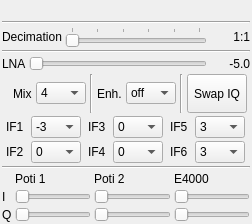
<?xml version="1.0" encoding="UTF-8"?>
<ui version="4.0">
 <class>OsmoSDRGui</class>
 <widget class="QWidget" name="OsmoSDRGui">
  <property name="geometry">
   <rect>
    <x>0</x>
    <y>0</y>
    <width>252</width>
    <height>224</height>
   </rect>
  </property>
  <property name="windowTitle">
   <string>OsmoSDR</string>
  </property>
  <layout class="QVBoxLayout" name="verticalLayout">
   <property name="spacing">
    <number>3</number>
   </property>
   <property name="margin">
    <number>2</number>
   </property>
   <item>
    <layout class="QHBoxLayout" name="horizontalLayout_3">
     <item>
      <spacer name="horizontalSpacer">
       <property name="orientation">
        <enum>Qt::Horizontal</enum>
       </property>
       <property name="sizeHint" stdset="0">
        <size>
         <width>0</width>
         <height>0</height>
        </size>
       </property>
      </spacer>
     </item>
     <item>
      <widget class="ValueDial" name="centerFrequency" native="true">
       <property name="sizePolicy">
        <sizepolicy hsizetype="Maximum" vsizetype="Maximum">
         <horstretch>0</horstretch>
         <verstretch>0</verstretch>
        </sizepolicy>
       </property>
       <property name="minimumSize">
        <size>
         <width>32</width>
         <height>16</height>
        </size>
       </property>
       <property name="font">
        <font>
         <family>Monospace</family>
         <pointsize>20</pointsize>
        </font>
       </property>
       <property name="focusPolicy">
        <enum>Qt::StrongFocus</enum>
       </property>
       <property name="toolTip">
        <string>Tuner center frequency in kHz</string>
       </property>
      </widget>
     </item>
     <item>
      <spacer name="horizontalSpacer_2">
       <property name="orientation">
        <enum>Qt::Horizontal</enum>
       </property>
       <property name="sizeHint" stdset="0">
        <size>
         <width>0</width>
         <height>0</height>
        </size>
       </property>
      </spacer>
     </item>
    </layout>
   </item>
   <item>
    <widget class="Line" name="line_4">
     <property name="orientation">
      <enum>Qt::Horizontal</enum>
     </property>
    </widget>
   </item>
   <item>
    <layout class="QHBoxLayout" name="horizontalLayout">
     <property name="spacing">
      <number>3</number>
     </property>
     <item>
      <widget class="QLabel" name="label_13">
       <property name="text">
        <string>Decimation</string>
       </property>
      </widget>
     </item>
     <item>
      <widget class="QSlider" name="decimation">
       <property name="toolTip">
        <string>Signal decimation factor</string>
       </property>
       <property name="maximum">
        <number>5</number>
       </property>
       <property name="pageStep">
        <number>1</number>
       </property>
       <property name="orientation">
        <enum>Qt::Horizontal</enum>
       </property>
       <property name="tickPosition">
        <enum>QSlider::TicksAbove</enum>
       </property>
       <property name="tickInterval">
        <number>1</number>
       </property>
      </widget>
     </item>
     <item>
      <widget class="QLabel" name="decimationDisplay">
       <property name="minimumSize">
        <size>
         <width>40</width>
         <height>0</height>
        </size>
       </property>
       <property name="text">
        <string>1:1</string>
       </property>
       <property name="alignment">
        <set>Qt::AlignRight|Qt::AlignTrailing|Qt::AlignVCenter</set>
       </property>
      </widget>
     </item>
    </layout>
   </item>
   <item>
    <widget class="Line" name="line_3">
     <property name="orientation">
      <enum>Qt::Horizontal</enum>
     </property>
    </widget>
   </item>
   <item>
    <layout class="QHBoxLayout" name="horizontalLayout_2">
     <property name="spacing">
      <number>3</number>
     </property>
     <item>
      <widget class="QLabel" name="label_11">
       <property name="sizePolicy">
        <sizepolicy hsizetype="Maximum" vsizetype="Preferred">
         <horstretch>0</horstretch>
         <verstretch>0</verstretch>
        </sizepolicy>
       </property>
       <property name="text">
        <string>LNA</string>
       </property>
      </widget>
     </item>
     <item>
      <widget class="QSlider" name="e4000LNAGain">
       <property name="toolTip">
        <string>LNA amplification</string>
       </property>
       <property name="maximum">
        <number>12</number>
       </property>
       <property name="pageStep">
        <number>1</number>
       </property>
       <property name="orientation">
        <enum>Qt::Horizontal</enum>
       </property>
      </widget>
     </item>
     <item>
      <widget class="QLabel" name="e4000LNAGainDisplay">
       <property name="minimumSize">
        <size>
         <width>40</width>
         <height>0</height>
        </size>
       </property>
       <property name="text">
        <string>-5.0</string>
       </property>
       <property name="alignment">
        <set>Qt::AlignRight|Qt::AlignTrailing|Qt::AlignVCenter</set>
       </property>
      </widget>
     </item>
    </layout>
   </item>
   <item>
    <layout class="QHBoxLayout" name="horizontalLayout_4">
     <property name="leftMargin">
      <number>10</number>
     </property>
     <item>
      <widget class="QLabel" name="label_19">
       <property name="sizePolicy">
        <sizepolicy hsizetype="Maximum" vsizetype="Preferred">
         <horstretch>0</horstretch>
         <verstretch>0</verstretch>
        </sizepolicy>
       </property>
       <property name="text">
        <string>Mix</string>
       </property>
      </widget>
     </item>
     <item>
      <widget class="QComboBox" name="e4000MixerGain">
       <property name="sizePolicy">
        <sizepolicy hsizetype="MinimumExpanding" vsizetype="Fixed">
         <horstretch>0</horstretch>
         <verstretch>0</verstretch>
        </sizepolicy>
       </property>
       <property name="maximumSize">
        <size>
         <width>50</width>
         <height>16777215</height>
        </size>
       </property>
       <property name="toolTip">
        <string>Tuner mixer amplification</string>
       </property>
       <item>
        <property name="text">
         <string>4</string>
        </property>
       </item>
       <item>
        <property name="text">
         <string>12</string>
        </property>
       </item>
      </widget>
     </item>
     <item>
      <widget class="Line" name="line">
       <property name="orientation">
        <enum>Qt::Vertical</enum>
       </property>
      </widget>
     </item>
     <item>
      <widget class="QLabel" name="label_20">
       <property name="sizePolicy">
        <sizepolicy hsizetype="Maximum" vsizetype="Preferred">
         <horstretch>0</horstretch>
         <verstretch>0</verstretch>
        </sizepolicy>
       </property>
       <property name="text">
        <string>Enh.</string>
       </property>
      </widget>
     </item>
     <item>
      <widget class="QComboBox" name="e4000MixerEnh">
       <property name="sizePolicy">
        <sizepolicy hsizetype="MinimumExpanding" vsizetype="Fixed">
         <horstretch>0</horstretch>
         <verstretch>0</verstretch>
        </sizepolicy>
       </property>
       <property name="maximumSize">
        <size>
         <width>50</width>
         <height>16777215</height>
        </size>
       </property>
       <property name="toolTip">
        <string>Tuner LNA amplification enhancement</string>
       </property>
       <item>
        <property name="text">
         <string>off</string>
        </property>
       </item>
       <item>
        <property name="text">
         <string>1</string>
        </property>
       </item>
       <item>
        <property name="text">
         <string>3</string>
        </property>
       </item>
       <item>
        <property name="text">
         <string>5</string>
        </property>
       </item>
       <item>
        <property name="text">
         <string>7</string>
        </property>
       </item>
      </widget>
     </item>
     <item>
      <widget class="Line" name="line_5">
       <property name="orientation">
        <enum>Qt::Vertical</enum>
       </property>
      </widget>
     </item>
     <item>
      <widget class="QToolButton" name="iqSwap">
       <property name="sizePolicy">
        <sizepolicy hsizetype="Fixed" vsizetype="MinimumExpanding">
         <horstretch>0</horstretch>
         <verstretch>0</verstretch>
        </sizepolicy>
       </property>
       <property name="text">
        <string>Swap IQ</string>
       </property>
       <property name="checkable">
        <bool>true</bool>
       </property>
      </widget>
     </item>
    </layout>
   </item>
   <item>
    <layout class="QGridLayout" name="gridLayout_4">
     <property name="topMargin">
      <number>0</number>
     </property>
     <property name="spacing">
      <number>3</number>
     </property>
     <item row="1" column="1">
      <widget class="QComboBox" name="e4000if2">
       <property name="sizePolicy">
        <sizepolicy hsizetype="MinimumExpanding" vsizetype="Fixed">
         <horstretch>0</horstretch>
         <verstretch>0</verstretch>
        </sizepolicy>
       </property>
       <property name="maximumSize">
        <size>
         <width>50</width>
         <height>16777215</height>
        </size>
       </property>
       <property name="toolTip">
        <string>Tuner IF 2 amplification</string>
       </property>
       <item>
        <property name="text">
         <string>0</string>
        </property>
       </item>
       <item>
        <property name="text">
         <string>3</string>
        </property>
       </item>
       <item>
        <property name="text">
         <string>6</string>
        </property>
       </item>
       <item>
        <property name="text">
         <string>9</string>
        </property>
       </item>
      </widget>
     </item>
     <item row="1" column="3">
      <widget class="QComboBox" name="e4000if4">
       <property name="sizePolicy">
        <sizepolicy hsizetype="MinimumExpanding" vsizetype="Fixed">
         <horstretch>0</horstretch>
         <verstretch>0</verstretch>
        </sizepolicy>
       </property>
       <property name="maximumSize">
        <size>
         <width>50</width>
         <height>16777215</height>
        </size>
       </property>
       <property name="toolTip">
        <string>Tuner IF 4 amplification</string>
       </property>
       <item>
        <property name="text">
         <string>0</string>
        </property>
       </item>
       <item>
        <property name="text">
         <string>1</string>
        </property>
       </item>
       <item>
        <property name="text">
         <string>2</string>
        </property>
       </item>
      </widget>
     </item>
     <item row="1" column="2">
      <widget class="QLabel" name="label_18">
       <property name="sizePolicy">
        <sizepolicy hsizetype="Maximum" vsizetype="Preferred">
         <horstretch>0</horstretch>
         <verstretch>0</verstretch>
        </sizepolicy>
       </property>
       <property name="text">
        <string>IF4</string>
       </property>
      </widget>
     </item>
     <item row="0" column="4">
      <widget class="QLabel" name="label_25">
       <property name="sizePolicy">
        <sizepolicy hsizetype="Maximum" vsizetype="Preferred">
         <horstretch>0</horstretch>
         <verstretch>0</verstretch>
        </sizepolicy>
       </property>
       <property name="text">
        <string>IF5</string>
       </property>
      </widget>
     </item>
     <item row="0" column="5">
      <widget class="QComboBox" name="e4000if5">
       <property name="sizePolicy">
        <sizepolicy hsizetype="MinimumExpanding" vsizetype="Fixed">
         <horstretch>0</horstretch>
         <verstretch>0</verstretch>
        </sizepolicy>
       </property>
       <property name="maximumSize">
        <size>
         <width>50</width>
         <height>16777215</height>
        </size>
       </property>
       <property name="toolTip">
        <string>Tuner IF 5 amplification</string>
       </property>
       <item>
        <property name="text">
         <string>3</string>
        </property>
       </item>
       <item>
        <property name="text">
         <string>6</string>
        </property>
       </item>
       <item>
        <property name="text">
         <string>9</string>
        </property>
       </item>
       <item>
        <property name="text">
         <string>12</string>
        </property>
       </item>
       <item>
        <property name="text">
         <string>15</string>
        </property>
       </item>
      </widget>
     </item>
     <item row="1" column="4">
      <widget class="QLabel" name="label_26">
       <property name="sizePolicy">
        <sizepolicy hsizetype="Maximum" vsizetype="Preferred">
         <horstretch>0</horstretch>
         <verstretch>0</verstretch>
        </sizepolicy>
       </property>
       <property name="text">
        <string>IF6</string>
       </property>
      </widget>
     </item>
     <item row="0" column="3">
      <widget class="QComboBox" name="e4000if3">
       <property name="sizePolicy">
        <sizepolicy hsizetype="MinimumExpanding" vsizetype="Fixed">
         <horstretch>0</horstretch>
         <verstretch>0</verstretch>
        </sizepolicy>
       </property>
       <property name="maximumSize">
        <size>
         <width>50</width>
         <height>16777215</height>
        </size>
       </property>
       <property name="toolTip">
        <string>Tuner IF 3 amplification</string>
       </property>
       <item>
        <property name="text">
         <string>0</string>
        </property>
       </item>
       <item>
        <property name="text">
         <string>3</string>
        </property>
       </item>
       <item>
        <property name="text">
         <string>6</string>
        </property>
       </item>
       <item>
        <property name="text">
         <string>9</string>
        </property>
       </item>
      </widget>
     </item>
     <item row="1" column="0">
      <widget class="QLabel" name="label_23">
       <property name="sizePolicy">
        <sizepolicy hsizetype="Maximum" vsizetype="Preferred">
         <horstretch>0</horstretch>
         <verstretch>0</verstretch>
        </sizepolicy>
       </property>
       <property name="text">
        <string>IF2</string>
       </property>
      </widget>
     </item>
     <item row="1" column="5">
      <widget class="QComboBox" name="e4000if6">
       <property name="sizePolicy">
        <sizepolicy hsizetype="MinimumExpanding" vsizetype="Fixed">
         <horstretch>0</horstretch>
         <verstretch>0</verstretch>
        </sizepolicy>
       </property>
       <property name="maximumSize">
        <size>
         <width>50</width>
         <height>16777215</height>
        </size>
       </property>
       <property name="toolTip">
        <string>Tuner IF 6 amplification</string>
       </property>
       <item>
        <property name="text">
         <string>3</string>
        </property>
       </item>
       <item>
        <property name="text">
         <string>6</string>
        </property>
       </item>
       <item>
        <property name="text">
         <string>9</string>
        </property>
       </item>
       <item>
        <property name="text">
         <string>12</string>
        </property>
       </item>
       <item>
        <property name="text">
         <string>15</string>
        </property>
       </item>
      </widget>
     </item>
     <item row="0" column="2">
      <widget class="QLabel" name="label_24">
       <property name="sizePolicy">
        <sizepolicy hsizetype="Maximum" vsizetype="Preferred">
         <horstretch>0</horstretch>
         <verstretch>0</verstretch>
        </sizepolicy>
       </property>
       <property name="text">
        <string>IF3</string>
       </property>
      </widget>
     </item>
     <item row="0" column="1">
      <widget class="QComboBox" name="e4000if1">
       <property name="sizePolicy">
        <sizepolicy hsizetype="MinimumExpanding" vsizetype="Fixed">
         <horstretch>0</horstretch>
         <verstretch>0</verstretch>
        </sizepolicy>
       </property>
       <property name="maximumSize">
        <size>
         <width>50</width>
         <height>16777215</height>
        </size>
       </property>
       <property name="toolTip">
        <string>Tuner IF 1 amplification</string>
       </property>
       <item>
        <property name="text">
         <string>-3</string>
        </property>
       </item>
       <item>
        <property name="text">
         <string>6</string>
        </property>
       </item>
      </widget>
     </item>
     <item row="0" column="0">
      <widget class="QLabel" name="label_12">
       <property name="sizePolicy">
        <sizepolicy hsizetype="Maximum" vsizetype="Preferred">
         <horstretch>0</horstretch>
         <verstretch>0</verstretch>
        </sizepolicy>
       </property>
       <property name="text">
        <string>IF1</string>
       </property>
      </widget>
     </item>
    </layout>
   </item>
   <item>
    <widget class="Line" name="line_2">
     <property name="orientation">
      <enum>Qt::Horizontal</enum>
     </property>
    </widget>
   </item>
   <item>
    <layout class="QGridLayout" name="gridLayout">
     <property name="spacing">
      <number>3</number>
     </property>
     <item row="0" column="2">
      <widget class="QLabel" name="label_6">
       <property name="text">
        <string>Poti 2</string>
       </property>
      </widget>
     </item>
     <item row="1" column="0">
      <widget class="QLabel" name="label_3">
       <property name="text">
        <string>I</string>
       </property>
      </widget>
     </item>
     <item row="1" column="2">
      <widget class="QSlider" name="filterI2">
       <property name="sizePolicy">
        <sizepolicy hsizetype="Expanding" vsizetype="Fixed">
         <horstretch>0</horstretch>
         <verstretch>0</verstretch>
        </sizepolicy>
       </property>
       <property name="toolTip">
        <string>I DC offset adjustment</string>
       </property>
       <property name="maximum">
        <number>255</number>
       </property>
       <property name="pageStep">
        <number>1</number>
       </property>
       <property name="orientation">
        <enum>Qt::Horizontal</enum>
       </property>
      </widget>
     </item>
     <item row="1" column="1">
      <widget class="QSlider" name="filterI1">
       <property name="sizePolicy">
        <sizepolicy hsizetype="Expanding" vsizetype="Fixed">
         <horstretch>0</horstretch>
         <verstretch>0</verstretch>
        </sizepolicy>
       </property>
       <property name="toolTip">
        <string>I path amplification</string>
       </property>
       <property name="maximum">
        <number>255</number>
       </property>
       <property name="pageStep">
        <number>1</number>
       </property>
       <property name="orientation">
        <enum>Qt::Horizontal</enum>
       </property>
      </widget>
     </item>
     <item row="2" column="1">
      <widget class="QSlider" name="filterQ1">
       <property name="sizePolicy">
        <sizepolicy hsizetype="Expanding" vsizetype="Fixed">
         <horstretch>0</horstretch>
         <verstretch>0</verstretch>
        </sizepolicy>
       </property>
       <property name="toolTip">
        <string>Q path amplification</string>
       </property>
       <property name="maximum">
        <number>255</number>
       </property>
       <property name="pageStep">
        <number>1</number>
       </property>
       <property name="orientation">
        <enum>Qt::Horizontal</enum>
       </property>
      </widget>
     </item>
     <item row="2" column="2">
      <widget class="QSlider" name="filterQ2">
       <property name="sizePolicy">
        <sizepolicy hsizetype="Expanding" vsizetype="Fixed">
         <horstretch>0</horstretch>
         <verstretch>0</verstretch>
        </sizepolicy>
       </property>
       <property name="toolTip">
        <string>Q DC offset adjustment</string>
       </property>
       <property name="maximum">
        <number>255</number>
       </property>
       <property name="pageStep">
        <number>1</number>
       </property>
       <property name="orientation">
        <enum>Qt::Horizontal</enum>
       </property>
      </widget>
     </item>
     <item row="2" column="3">
      <widget class="QSlider" name="e4kQ">
       <property name="sizePolicy">
        <sizepolicy hsizetype="Expanding" vsizetype="Fixed">
         <horstretch>0</horstretch>
         <verstretch>0</verstretch>
        </sizepolicy>
       </property>
       <property name="toolTip">
        <string>Q DC offset adjustment</string>
       </property>
       <property name="maximum">
        <number>255</number>
       </property>
       <property name="pageStep">
        <number>1</number>
       </property>
       <property name="orientation">
        <enum>Qt::Horizontal</enum>
       </property>
      </widget>
     </item>
     <item row="0" column="3">
      <widget class="QLabel" name="label_7">
       <property name="text">
        <string>E4000</string>
       </property>
      </widget>
     </item>
     <item row="2" column="0">
      <widget class="QLabel" name="label_4">
       <property name="text">
        <string>Q</string>
       </property>
      </widget>
     </item>
     <item row="0" column="1">
      <widget class="QLabel" name="label_5">
       <property name="text">
        <string>Poti 1</string>
       </property>
      </widget>
     </item>
     <item row="1" column="3">
      <widget class="QSlider" name="e4kI">
       <property name="sizePolicy">
        <sizepolicy hsizetype="Expanding" vsizetype="Fixed">
         <horstretch>0</horstretch>
         <verstretch>0</verstretch>
        </sizepolicy>
       </property>
       <property name="toolTip">
        <string>Q path amplification</string>
       </property>
       <property name="maximum">
        <number>255</number>
       </property>
       <property name="pageStep">
        <number>1</number>
       </property>
       <property name="orientation">
        <enum>Qt::Horizontal</enum>
       </property>
      </widget>
     </item>
    </layout>
   </item>
  </layout>
 </widget>
 <customwidgets>
  <customwidget>
   <class>ValueDial</class>
   <extends>QWidget</extends>
   <header>gui/valuedial.h</header>
   <container>1</container>
  </customwidget>
 </customwidgets>
 <resources/>
 <connections/>
</ui>
